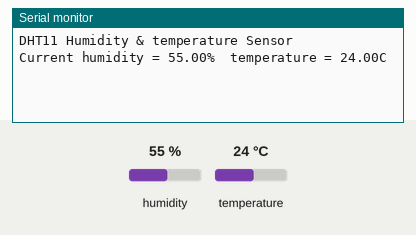
Simulated run of this sketch. Board: Arduino Uno, built with avr-gcc and run on an emulated ATmega328P. On the bench: the last lines printed to the serial monitor. The inputs (shaded band) are chosen by the test bench; at power-on: humidity 55 %, temperature 24 °C.

Above: at 2.7 s.
2.8 s: humidity set to 22 %
At 7.7 s:
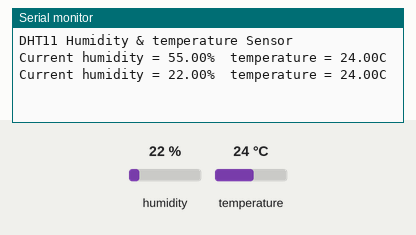
8.8 s: temperature set to 12 °C
At 12.4 s:
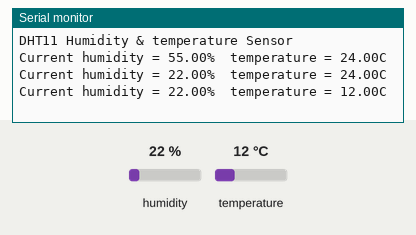
14.8 s: humidity set to 40 %
At 17.1 s:
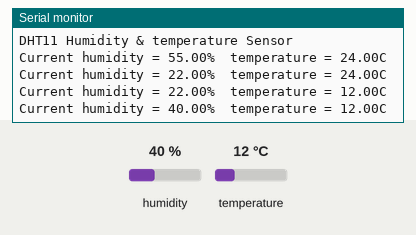
Timing chart, 0 to 18.6 s (numbered marks = the images above; inputs shaded):
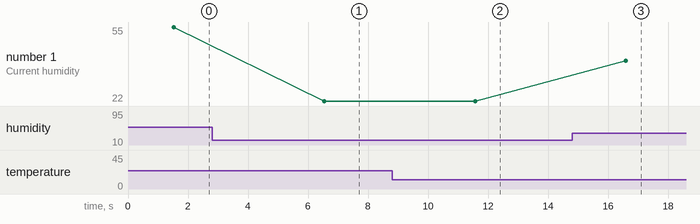

Measured:
- after the input at 2.8 s, the serial monitor: prints a new line after 3.7 s (image 1)
- after the input at 8.8 s, the serial monitor: prints a new line after 2.8 s (image 2)
- after the input at 14.8 s, the serial monitor: prints a new line after 1.8 s (image 3)
- plotted number 1: 55 → 22 after the input at 2.8 s, 22 → 40 after the input at 14.8 s

The sketch:

dht.ino
```cpp
#include <dht.h>
#define dht_apin A3 // Analog Pin sensor is connected to

dht DHT;

void setup(){

  Serial.begin(9600);
  delay(500);//Delay to let system boot
  Serial.println("DHT11 Humidity & temperature Sensor");
  delay(1000);//Wait before accessing Sensor

}

void loop(){
    DHT.read11(dht_apin);
    Serial.print("Current humidity = ");
    Serial.print(DHT.humidity);
    Serial.print("%  ");
    Serial.print("temperature = ");
    Serial.print(DHT.temperature);
    Serial.println("C  ");
    delay(5000);
}
```
